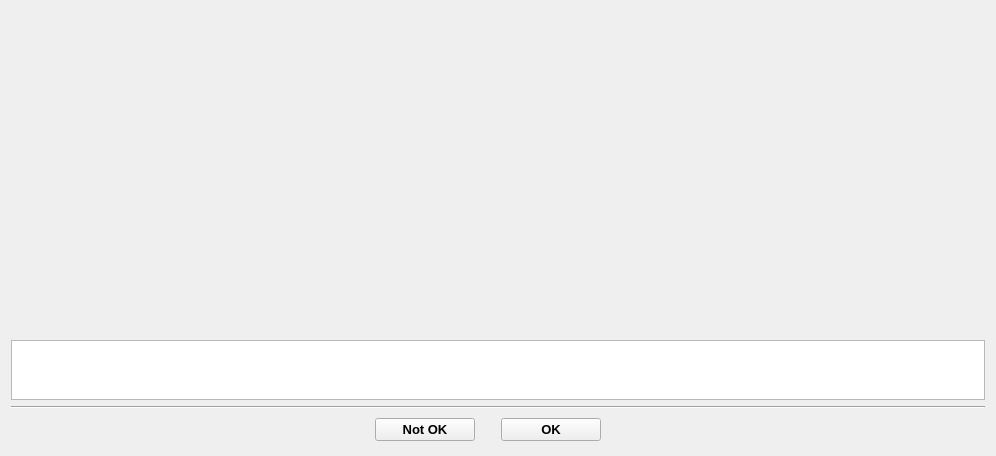
<?xml version="1.0" encoding="UTF-8"?>
<ui version="4.0">
 <class>Form</class>
 <widget class="QWidget" name="Form">
  <property name="geometry">
   <rect>
    <x>0</x>
    <y>0</y>
    <width>996</width>
    <height>456</height>
   </rect>
  </property>
  <property name="windowTitle">
   <string>Chat</string>
  </property>
  <layout class="QVBoxLayout" name="verticalLayout">
   <item>
    <widget class="QScrollArea" name="chat_area">
     <property name="frameShape">
      <enum>QFrame::NoFrame</enum>
     </property>
     <property name="frameShadow">
      <enum>QFrame::Plain</enum>
     </property>
     <property name="lineWidth">
      <number>0</number>
     </property>
     <property name="widgetResizable">
      <bool>true</bool>
     </property>
     <widget class="QWidget" name="scrollAreaWidgetContents">
      <property name="geometry">
       <rect>
        <x>0</x>
        <y>0</y>
        <width>978</width>
        <height>325</height>
       </rect>
      </property>
     </widget>
    </widget>
   </item>
   <item>
    <widget class="QPlainTextEdit" name="user_prompt">
     <property name="sizePolicy">
      <sizepolicy hsizetype="Expanding" vsizetype="Fixed">
       <horstretch>0</horstretch>
       <verstretch>0</verstretch>
      </sizepolicy>
     </property>
     <property name="maximumSize">
      <size>
       <width>16777215</width>
       <height>60</height>
      </size>
     </property>
    </widget>
   </item>
   <item>
    <widget class="Line" name="line">
     <property name="orientation">
      <enum>Qt::Horizontal</enum>
     </property>
    </widget>
   </item>
   <item>
    <layout class="QHBoxLayout" name="horizontalLayout">
     <property name="topMargin">
      <number>0</number>
     </property>
     <item>
      <spacer name="horizontalSpacer">
       <property name="orientation">
        <enum>Qt::Horizontal</enum>
       </property>
       <property name="sizeHint" stdset="0">
        <size>
         <width>40</width>
         <height>20</height>
        </size>
       </property>
      </spacer>
     </item>
     <item>
      <widget class="QPushButton" name="not_ok_btn">
       <property name="minimumSize">
        <size>
         <width>100</width>
         <height>0</height>
        </size>
       </property>
       <property name="maximumSize">
        <size>
         <width>100</width>
         <height>16777215</height>
        </size>
       </property>
       <property name="font">
        <font>
         <pointsize>10</pointsize>
         <weight>75</weight>
         <bold>true</bold>
        </font>
       </property>
       <property name="cursor">
        <cursorShape>PointingHandCursor</cursorShape>
       </property>
       <property name="text">
        <string>Not OK</string>
       </property>
      </widget>
     </item>
     <item>
      <spacer name="horizontalSpacer_3">
       <property name="orientation">
        <enum>Qt::Horizontal</enum>
       </property>
       <property name="sizeType">
        <enum>QSizePolicy::Fixed</enum>
       </property>
       <property name="sizeHint" stdset="0">
        <size>
         <width>20</width>
         <height>20</height>
        </size>
       </property>
      </spacer>
     </item>
     <item>
      <widget class="QPushButton" name="ok_btn">
       <property name="minimumSize">
        <size>
         <width>100</width>
         <height>0</height>
        </size>
       </property>
       <property name="maximumSize">
        <size>
         <width>100</width>
         <height>16777215</height>
        </size>
       </property>
       <property name="font">
        <font>
         <pointsize>10</pointsize>
         <weight>75</weight>
         <bold>true</bold>
        </font>
       </property>
       <property name="cursor">
        <cursorShape>PointingHandCursor</cursorShape>
       </property>
       <property name="text">
        <string>OK</string>
       </property>
      </widget>
     </item>
     <item>
      <spacer name="horizontalSpacer_2">
       <property name="orientation">
        <enum>Qt::Horizontal</enum>
       </property>
       <property name="sizeHint" stdset="0">
        <size>
         <width>40</width>
         <height>20</height>
        </size>
       </property>
      </spacer>
     </item>
     <item>
      <spacer name="verticalSpacer_2">
       <property name="orientation">
        <enum>Qt::Vertical</enum>
       </property>
       <property name="sizeType">
        <enum>QSizePolicy::Fixed</enum>
       </property>
       <property name="sizeHint" stdset="0">
        <size>
         <width>20</width>
         <height>30</height>
        </size>
       </property>
      </spacer>
     </item>
    </layout>
   </item>
  </layout>
 </widget>
 <resources/>
 <connections/>
</ui>
